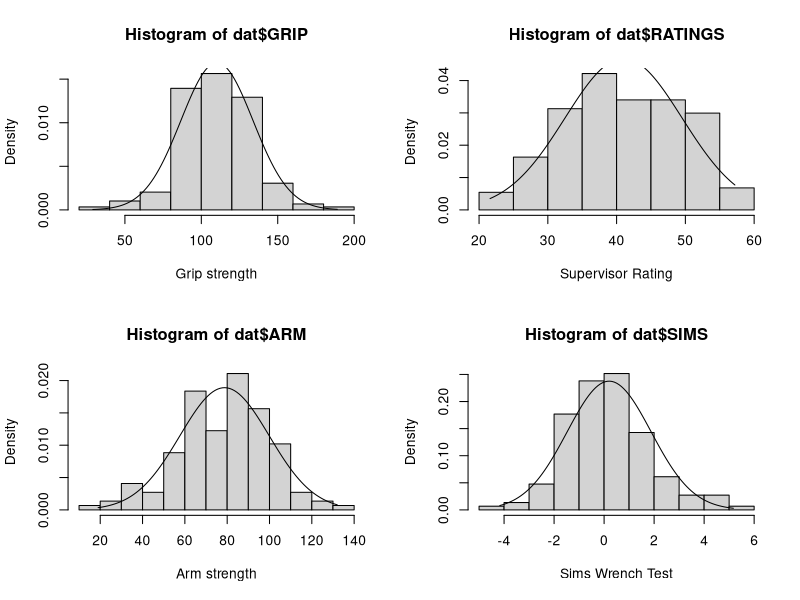
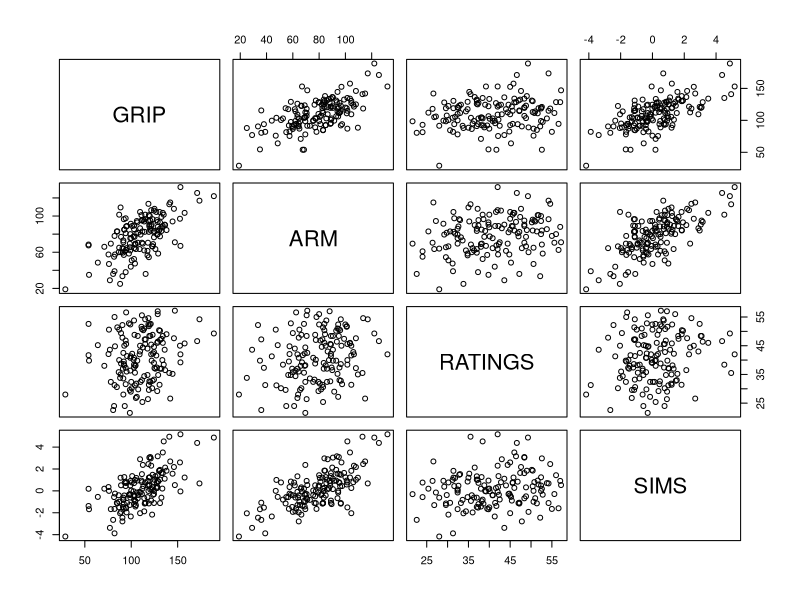
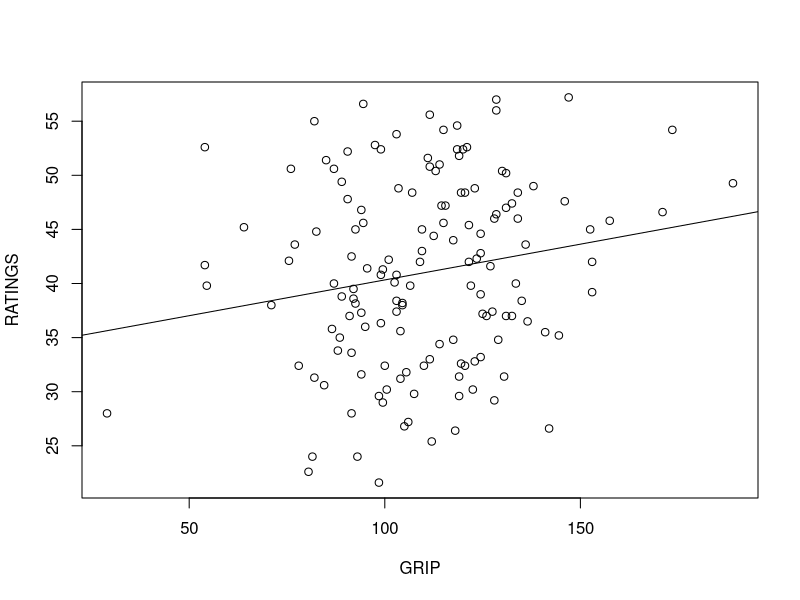

These charts were generated, in order, by the following R code:
dat <- read.table("StrengthJobdata.txt", header=T)

str(dat)

sumdat <- apply(dat, 2, quantile)
sumdat <- rbind(sumdat, mean= apply(dat, 2, mean))
sumdat <- rbind(sumdat, sd= apply(dat, 2, sd))
sumdat <- rbind(sumdat, var= apply(dat, 2, var))
sumdat

##Caution. If there were many of these, repeated rbind is very slow, try instead:
## sumresults <- list()
## sumresults[[1]] <- apply(dat, 2, quantile) 
## sumresults[[2]] <- apply(dat, 2, mean) 
## sumresults[[3]] <- apply(dat, 2, sd) 
## sumresults[[4]] <- apply(dat, 2, var) 
## sumdat <- do.call("rbind", sumresults)
## rm(sumresults)
## sumdat


par(mfcol=c(2,2))
hist(dat$GRIP, prob=T, xlab="Grip strength")
curve(dnorm(x, m=sumdat["mean","GRIP"], s=sumdat["sd", "GRIP"]), from= range(dat$GRIP)[1], to = range(dat$GRIP)[2], add=TRUE)
hist(dat$ARM, prob=T, xlab="Arm strength")
curve(dnorm(x, m=sumdat["mean","ARM"], s=sumdat["sd", "ARM"]), from= range(dat$ARM)[1], to = range(dat$ARM)[2], add=TRUE)
hist(dat$RATINGS, prob=T, xlab="Supervisor Rating")
curve(dnorm(x, m=sumdat["mean","RATINGS"], s=sumdat["sd", "RATINGS"]), from= range(dat$RATINGS)[1], to = range(dat$RATINGS)[2], add=TRUE)
hist(dat$SIMS, prob=T, xlab="Sims Wrench Test")
curve(dnorm(x, m=sumdat["mean","SIMS"], s=sumdat["sd", "SIMS"]), from= range(dat$SIMS)[1], to = range(dat$SIMS)[2], add=TRUE)

par(mfcol=c(1,1))
plot(dat)


## I suppose the question is whether the worker's
## evaluation reflects strength
m1 <- lm(RATINGS ~ GRIP, data = dat)
summary(m1)

plot(RATINGS ~ GRIP, data = dat)
abline(m1)


m2 <- lm(RATINGS ~ ARM, data = dat)
summary(m2)


## Too easy
m3 <- lm(ARM ~ GRIP, data=dat)
summary(m3)


m4 <- lm(SIMS ~ GRIP, data=dat)
summary(m4)
